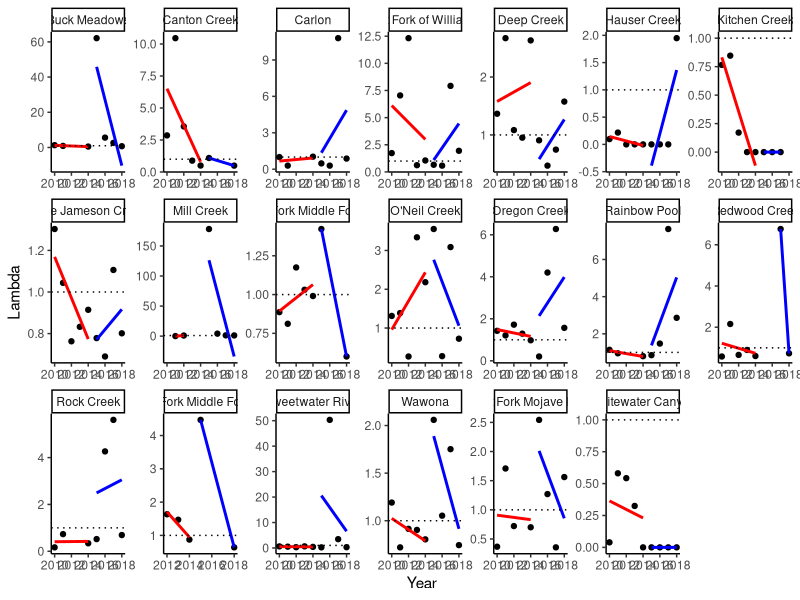
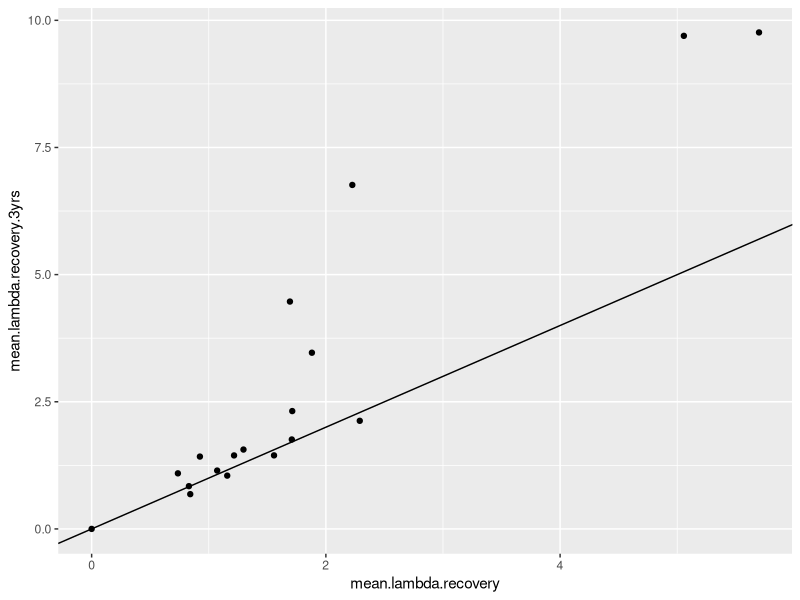

Generate these figures, in order, with R:
#### PROJECT: Genomic offsets and demographic trajectories of Mimulus cardinalis populations during extreme drought
#### PURPOSE OF THIS SCRIPT: Calculate slopes of lambda versus year as a metric of the rate of demographic decline during drought
#### AUTHOR: Amy Angert
#### DATE LAST MODIFIED: 20230621


#*******************************************************************************
#### 0. Clean workspace and load required packages
#*******************************************************************************

# Remove objects and clear workspace
rm(list = ls(all=TRUE))

# Make vector of packages needed
packages_needed <- c("tidyverse", "RColorBrewer")

# Install packages needed (if not already installed)
for (i in 1:length(packages_needed)){
  if(!(packages_needed[i] %in% installed.packages())){install.packages(packages_needed[i])}
}

# Load packages needed
for (i in 1:length(packages_needed)){
  library(packages_needed[i], character.only = TRUE)
}


#*******************************************************************************
### 1. Read in lambda estimates for each site and year
#*******************************************************************************
dat <- read.csv("data/demography data/siteYear.lambda_2010-2019.csv")


#*******************************************************************************
### 2. Visualize estimates over time for each site
#*******************************************************************************

# N-S color gradient
lat_cols=colorRampPalette(brewer.pal(11,"Spectral"))
n.sites <- length(unique(dat$Site))
color.list <- lat_cols(n.sites)

ggplot(dat, aes(x=Year, y=lambda)) + #, color=as.factor(round(Latitude, 1))
  geom_point() +
  geom_smooth(data=filter(dat, Year<2015), method="lm", se=FALSE, col="red") +
  geom_smooth(data=filter(dat, Year>2014), method="lm", se=FALSE, col="blue") +
  #scale_color_manual(values=color.list) +
  ylab("Lambda") +
  #ylim(0,2) +
  geom_hline(yintercept=1, linetype="dotted") +
  facet_wrap(~Site, scale="free", nrow=3) +
  theme_classic() #+
  #theme(strip.background = element_blank(), strip.text.x = element_blank(),
   #     legend.title = element_blank())

# Note: some sites' slopes (e.g., Buck Meadows, Mill) are affected by 2015-16, which had very high recruitment and we assume indicated relatively early recovery. This is part of the rationale for calculating rates of decline as slope until 2014-15.

# Note: more generally, slopes are often pulled up or down by single years with extremely high lambdas. High lambda values are dramatically higher with addition of 2016-2019 data and its effects on vital rate model selection and model fits

# Note: Mill Creek only has two annual transition estimates during drought (because of 100% plot wash-out in 2010 and flooding that prevented site access in 2013), so Mill Creek should be removed from calculations of demographic declines  

# Note: Canton, NFMF Tule, SFMF Tule, & Redwood have only two annual transition estimates during drought recovery (because of fire and flood closures in 2016 and 2017), so they should be removed from calculations of demographic recovery

#*******************************************************************************
### 3A. Calculate slopes of lambda over time DURING DROUGHT-INDUCED DECLINE for each site
#*******************************************************************************

# with cleaned lambdas, 2010-11 through 2014-15
site.vec <- unique(dat$Site)
slopes.lam.decline <- c()
site.lam <- c()

for (i in 1:length(site.vec)) {
  dat.site <- dat %>% filter(Site==site.vec[i],
                             Year<2015) 
  mod <- lm(lambda ~ Year, dat.site)
  slopes.lam.decline[i] <- coefficients(mod)[2]
  site.lam[i] <- site.vec[i]
}

slopes.lambda.decline <- bind_cols(site.lam, slopes.lam.decline) %>% 
  dplyr::select(Site=...1, Lambda.Slope.1011.1415=...2) 


#*******************************************************************************
### 3B. Calculate slopes of lambda over time DURING POST-DROUGHT RECOVERY for each site
#*******************************************************************************

# with cleaned lambdas, 2015-16 through 2018-19
site.vec <- unique(dat$Site)
slopes.lam.recovery <- c()
site.lam <- c()

for (i in 1:length(site.vec)) {
  dat.site <- dat %>% filter(Site==site.vec[i],
                             Year>2014) 
  mod <- lm(lambda ~ Year, dat.site)
  slopes.lam.recovery[i] <- coefficients(mod)[2]
  site.lam[i] <- site.vec[i]
}

slopes.lambda.recovery <- bind_cols(site.lam, slopes.lam.recovery) %>% 
  dplyr::select(Site=...1, Lambda.Slope.1516.1819=...2) 
# some of these are negative because of an extremely high early value

# Add Latitude and other covariates back in
covar <- dat %>% 
  dplyr::select(Site, Latitude, Longitude, Elevation, Region, RegionRank) %>% 
  unique()

slopes.lambda <- left_join(slopes.lambda.decline, slopes.lambda.recovery) %>% left_join(covar, by="Site") 


#*******************************************************************************
### 4A. Calculate mean lambda DURING CORE DROUGHT for each site
#*******************************************************************************

dat.mean.drought <- dat %>% 
  group_by(Latitude, Site) %>% 
  filter(Year==2012|Year==2013|Year==2014) %>% 
  na.omit() %>% 
  summarize(mean.lambda.drought = exp(mean(log(lambda)))) #GEOMETRIC mean

#*******************************************************************************
### 4B. Calculate mean lambda DURING POST-DROUGHT for each site
#*******************************************************************************

dat.mean.recovery <- dat %>% 
  group_by(Latitude, Site) %>% 
  filter(Year==2015|Year==2016|Year==2017|Year==2018) %>% 
  # NOTE: should we restrict this to a core 3 years, as above?
  na.omit() %>% 
  summarize(mean.lambda.recovery = exp(mean(log(lambda)))) #GEOMETRIC mean

dat.mean.recovery.3yrs <- dat %>% 
  group_by(Latitude, Site) %>% 
  filter(Year==2015|Year==2016|Year==2017) %>% 
  # NOTE: should we restrict this to a core 3 years, as above?
  na.omit() %>% 
  summarize(mean.lambda.recovery.3yrs = exp(mean(log(lambda)))) #GEOMETRIC mean

compare <- left_join(dat.mean.recovery, dat.mean.recovery.3yrs)
ggplot(compare, aes(x=mean.lambda.recovery, y=mean.lambda.recovery.3yrs)) +
  geom_point() +
  geom_abline(slope=1)

# Join to slopes
demog.response <- left_join(slopes.lambda, dat.mean.drought) %>%
  left_join(dat.mean.recovery) %>% 
  left_join(dat.mean.recovery.3yrs) %>% 
  dplyr::select(Site, Latitude, Longitude, Elevation, Region, lambda.slope.decline=Lambda.Slope.1011.1415, lambda.slope.recovery=Lambda.Slope.1516.1819, lambda.mean.drought=mean.lambda.drought, lambda.mean.recovery=mean.lambda.recovery, lambda.mean.recovery.3yrs = mean.lambda.recovery.3yrs)

# Save to .csv file 
write.csv(demog.response,"data/demography data/siteYear.lambda_responses_2010-2019.csv",row.names=FALSE)

